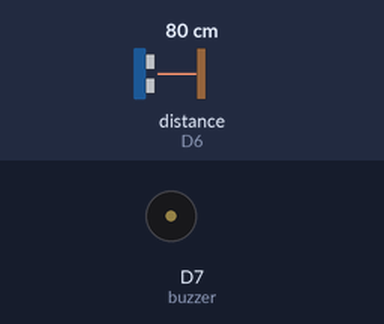
The sketch below on a simulated ESP8266 (NodeMCU). Shown: buzzer (waves = sounding, pin HIGH). Wiring (inferred from the names in the program): ultrasonic range finder: trigger D5; echo D6. The inputs (shaded band) are chosen by the test bench; at power-on: distance to the obstacle (sensor on D6) 80 cm. The echo pulse lasts 58.3 µs per cm; WiFi joins after 1.5 s; servers stay silent unless stated; no MQTT or app messages arrive unless stated; pins used as bus, display or sensor lines are not drawn; what the sketch prints to the serial monitor is not drawn.

Above: at 2.7 s.
2.8 s: distance to the obstacle (sensor on D6) set to 18 cm
7.0 s: distance to the obstacle (sensor on D6) set to 15 cm
At 8.0 s:
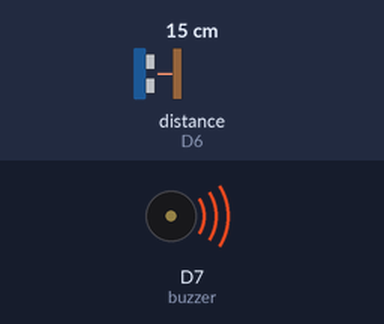
13.0 s: distance to the obstacle (sensor on D6) set to 4 cm
16.5 s: distance to the obstacle (sensor on D6) set to 2 cm
At 18.2 s:
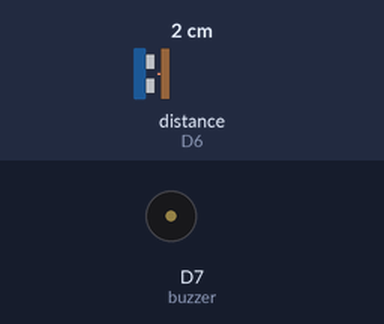
Timing chart, 0 to 19.7 s (numbered marks = the images above; inputs shaded):
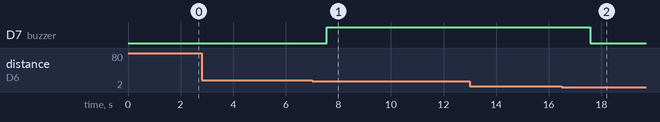

The sketch:

NodeMCU_Ultrasonic.ino
```cpp
#include <ESP8266WiFi.h> //Library for WiFi functionalities
#include <Adafruit_MQTT_Client.h> //Library for Adafruit MQTT Client

//Adafruit Details
#define server "io.adafruit.com"
#define port 1883
#define IO_USERNAME  "AIO_USERNAME"
#define IO_KEY       "AIO_KEY"

String ssid = "YOUR WIFI NAME"; //SSID of your WiFi
String password = "YOUR WIFI PASSWORD"; //Password of your WiFi

WiFiClient esp; //Create a WiFi Client

//Creation of Adafruit MQTT Client
Adafruit_MQTT_Client mqtt(&esp, server, port, IO_USERNAME, IO_KEY);
//Variable for publishing data to Adafruit Feed
Adafruit_MQTT_Publish feed = Adafruit_MQTT_Publish(&mqtt, IO_USERNAME"/feeds/distance");

const int trigPin = D5; //NodeMCU pin to which Trig pin of Ultrasonic Sensor is connected
const int echoPin = D6; //NodeMCU pin to which Echo pin of Ultrasonic Sensor is connected
const int buzzer = D7; //NodeMCU pin to which +ve pin of Buzzer is connected

long duration; //Stores the round trip time taken by the ultrasonic waves
int distance; //Stores the distance of the obstacle from the ultrasonic sensor

void setup() {
  Serial.begin(115200); //Initialisation of NodeMCU Serial
  pinMode(trigPin, OUTPUT); //Defining the direction of TRIG pin
  pinMode(echoPin, INPUT); //Defining the direction of ECHO pin
  pinMode(buzzer, OUTPUT); //Defining the direction of buzzer

  //Connecting NodeMCU to WiFi
  Serial.println("");
  Serial.print("Connecting to ");
  Serial.println(ssid);
  WiFi.begin(ssid, password);
  while (WiFi.status() != WL_CONNECTED)
  {
    delay(500);
    Serial.print(".");
  }
  Serial.println("");
  Serial.println("WiFi connected");
  Serial.println(WiFi.localIP());  //Print the local IP address of NodeMCU

  //Connecting to MQTT
  Serial.print("Connecting to MQTT");
  while (mqtt.connect())
  {
    Serial.print(".");
  }
}

void loop() {

  //Clear the trigPin condition
  digitalWrite(trigPin, LOW);
  delayMicroseconds(2);

  //Sets the trigPin HIGH for 10 microseconds for generating Ultrasonic burst
  digitalWrite(trigPin, HIGH);
  delayMicroseconds(10);
  digitalWrite(trigPin, LOW);

  //Reads the echoPin to obtain the ultrasonic wave travel time in microseconds
  duration = pulseIn(echoPin, HIGH);
  //Calculating the distance from the round trip time
  distance = duration * 0.034 / 2;

  //Invalid distance
  if(distance < 2 || distance > 400)
    return;

  //About to overflow
  if(distance <= 15)
    digitalWrite(buzzer, HIGH);

  //Print the distance on the Serial Monitor
  Serial.print("Distance: ");
  Serial.print(distance);
  Serial.println(" cm(s)");

  //Publish data to the Adafruit feed
  if(feed.publish(distance)){
    Serial.println("Successfully data is Uploaded to the Adafruit.\n");
    delay(2000);
  } else
    Serial.println("Sorry, data cannot be Uploaded.\n");

  digitalWrite(buzzer, LOW);
}
```

Measured:
- the behaviour switches between 17 and 16 cm on distance to the obstacle (sensor on D6) (found by bisection; images 0 and 1)
- the behaviour switches between 3 and 2 cm on distance to the obstacle (sensor on D6) (found by bisection; images 1 and 2)
- after the input at 2.8 s, every drawn part: stays the same
- after the input at 7.0 s, D7 (buzzer): LOW → HIGH after 0.56 s
- after the input at 16.5 s, D7 (buzzer): HIGH → LOW after 1.1 s
